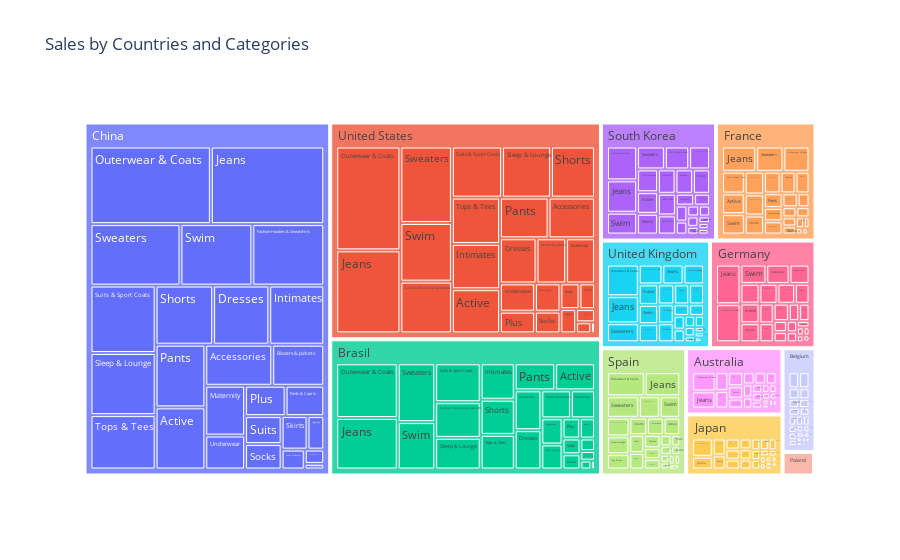

The cell this chart's notebook holds for it:
### Markdown cell above
### 2.5. Які категорії товарів в країнах найбільш популярні?

### Code cell
query_4 = """
SELECT
    p.category,
    u.country,
    COUNT(i.id) AS total_items,
    ROUND(SUM(i.sale_price)) AS total_sales
FROM `bigquery-public-data.thelook_ecommerce.order_items` i
JOIN
    `bigquery-public-data.thelook_ecommerce.products` p
ON i.product_id = p.id
JOIN
    `bigquery-public-data.thelook_ecommerce.users` u
ON i.user_id = u.id
WHERE i.status = 'Complete'
GROUP BY p.category, u.country
ORDER BY total_sales DESC;
"""

df_4 = execute_and_print_query(query_4)


import plotly.express as px
fig = px.treemap(df_4, path=['country', 'category'], values='total_sales',
                 title='Sales by Countries and Categories')
fig.show()

### Figure 1 — Plotly figure (JSON) as saved in the notebook; plotly's stock layout.template omitted (floating-point values rounded to 4 significant figures; data arrays with more than 128 entries replaced by an {"elided": "..."} marker saying what was removed)
{"data": [{"branchvalues": "total", "domain": {"x": [0, 1], "y": [0, 1]}, "hovertemplate": "labels=%{label}<br>total_sales=%{value}<br>parent=%{parent}<br>id=%{id}<extra></extra>", "ids": {"elided": "328 str values"}, "labels": {"elided": "328 str values"}, "name": "", "parents": {"elided": "328 str values"}, "type": "treemap", "values": {"elided": "328 float values"}}], "layout": {"legend": {"tracegroupgap": 0}, "title": {"text": "Sales by Countries and Categories"}}}
